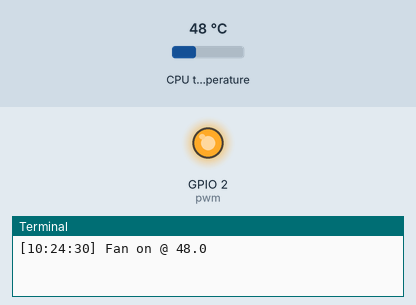
The program below on a simulated Raspberry Pi (BCM pin numbers). On the bench: output pins drawn as LEDs (lit = HIGH), the last lines printed to the terminal. The inputs (shaded band) are chosen by the test bench; at power-on: CPU temperature 48 °C. The clock reads 2024-03-15 10:24:30 at power-on unless the program sets it.

Above: at 1.2 s.
1.3 s: CPU temperature set to 37 °C
3.2 s: CPU temperature set to 34 °C
At 4.8 s:
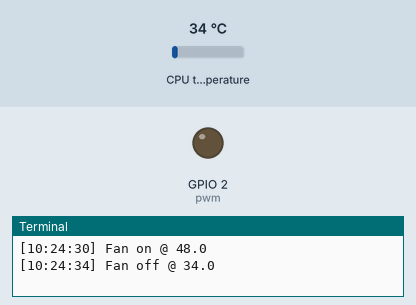
5.5 s: CPU temperature set to 38 °C
7.2 s: CPU temperature set to 41 °C
At 9.1 s:
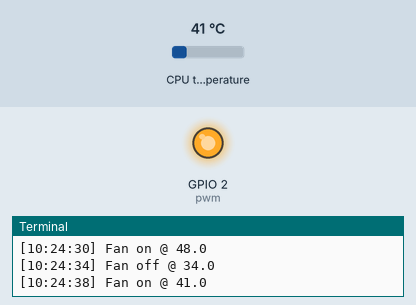
9.5 s: CPU temperature set to 31 °C
At 10.7 s:
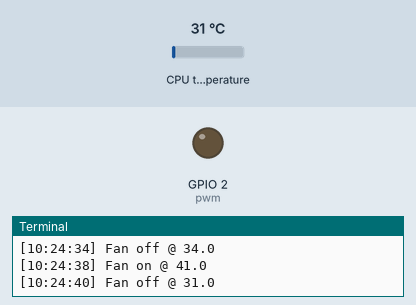
Timing chart, 0 to 12.5 s (numbered marks = the images above; inputs shaded):
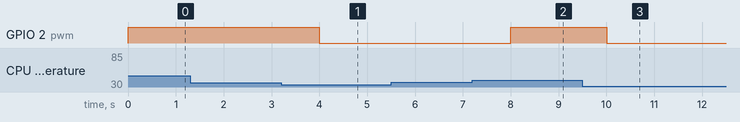

Measured:
- the behaviour switches between 36 and 35 °C on CPU temperature (found by bisection; images 0 and 1)
- the behaviour switches between 39 and 40 °C on CPU temperature (found by bisection; images 1 and 2)
- after the input at 1.3 s, every drawn part: stays the same
- after the input at 3.2 s, GPIO 2 (pwm): HIGH → LOW after 0.80 s
- after the input at 5.5 s, every drawn part: stays the same
- after the input at 7.2 s, GPIO 2 (pwm): LOW → HIGH after 0.80 s
- after the input at 9.5 s, GPIO 2 (pwm): HIGH → LOW after 0.51 s

The program:

wkfan.py
```python
#!/usr/bin/env python
# encoding: utf-8
# From:shumeipai.net
# 设定阀值启动关闭代码
import RPi.GPIO
import time

start = 40
stop = 35

RPi.GPIO.setwarnings(False)
RPi.GPIO.setmode(RPi.GPIO.BCM)
RPi.GPIO.setup(2, RPi.GPIO.OUT)
pwm = RPi.GPIO.PWM(2,100)
fan = False

try:
	while True:
		with open('/sys/class/thermal/thermal_zone0/temp') as f:
			cur = int(f.read()) / 1000
		now = time.strftime("%H:%M:%S",time.localtime(time.time()))
		if not fan and cur >= start:
			pwm.start(100)
			fan = True
			print("[%s] Fan on @ %s" % (now, cur))
		if fan and cur <= stop:
			pwm.stop()
			fan = False
			print("[%s] Fan off @ %s" % (now, cur))
		time.sleep(1)
except KeyboardInterrupt:
	pwm.stop()
```
